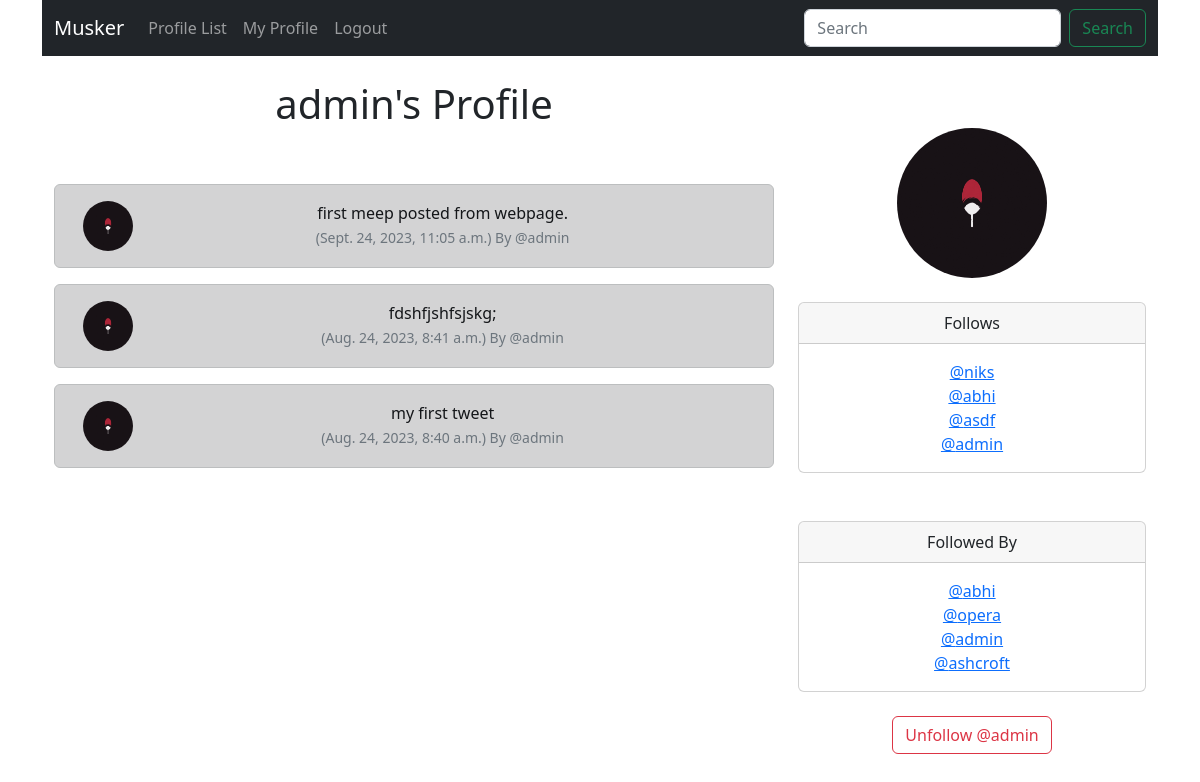
The app's page /profile/1/ (signed in), older data.
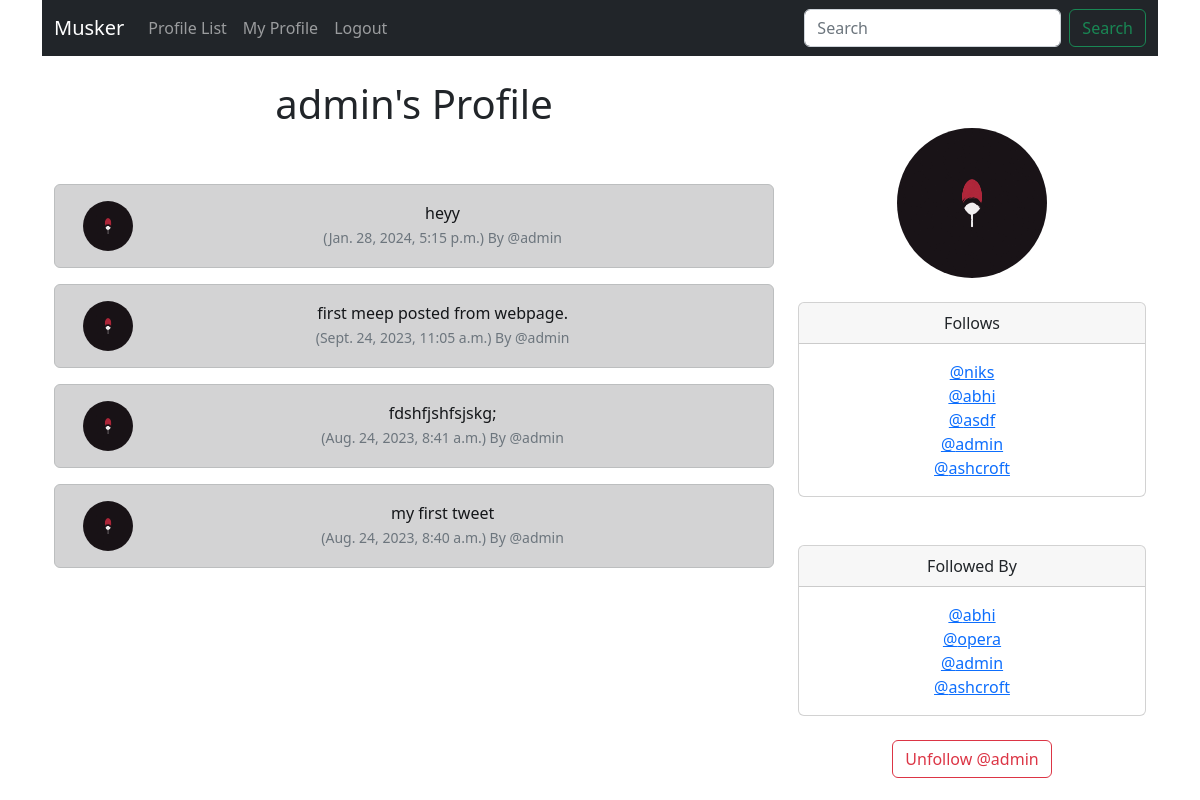
The same page, newer data.
### musker/models.py (models this page shows, shortened)
class Meep(models.Model):
    user = models.ForeignKey(
        User, related_name="meeps",
        on_delete=models.DO_NOTHING
        )
    body = models.CharField(max_length=200)
    created_at = models.DateTimeField(auto_now=True)
    likes = models.ManyToManyField(User, related_name='meep_like', blank=True)

class Profile(models.Model):
    user = models.OneToOneField(User, on_delete=models.CASCADE)
    follows = models.ManyToManyField('self',
        related_name="followed_by",
        symmetrical=False,
        blank=True)
    date_modified = models.DateTimeField(User, auto_now=True)
    profile_image = models.ImageField(null=True, blank=True, upload_to="images/")
    def __str__(self):
        return self.user.username

### musker/views.py (the view, shortened to what this page needs)
# urls.py: path("profile/<int:pk>/", views.profile, name="profile"),
def profile(request, pk):
    if request.user.is_authenticated:
        profile = Profile.objects.get(user_id=pk)
        meeps = Meep.objects.filter(user_id=pk).order_by("-created_at")
        return render(request, "profile.html", {"profile" : profile, "meeps":meeps})
    else:
        messages.success(request, ("you must be logged in to view this page"))
        return redirect("home")

### musker/templates/profile.html (shortened to what this page needs)
{% extends "base.html"%}
{% load static %}
{% block content %}
{% if profile %}
    <div class="container text-center">
      <div class="row">
        <div class="col-8">
          <h1>{{ profile.user.username }}'s Profile</h1>
          <br><br>
          {% if meeps %}
              {% for meep in meeps %}
              <div class="alert alert-dark" role="alert">
        <div class="container">
          <div class="row">
            <div class="col-1">
              {% if profile.profile_image %}
              <img src="{{ profile.profile_image.url }}" width=50 height=50 class="rounded-circle" alt="{{ profile.user.username }}">
              {% else %}
              <img src="{% static 'images/dummy.png' %}" width=50 height= 50 class="rounded-circle" alt="{{ profile.user.username }}">
              {% endif %}
            </div>
            <div class="col-11">
                {{ meep.body }}<br>
                <small class="text-muted">
                ({{ meep.created_at }}) By @{{ meep.user.username }}
              </small>
              </div><br>
            </div>
          </div>
        </div>
              {% endfor %}
          {% endif %}
        </div>
    <div class="col-4">
      <br><br>
      {% if profile.profile_image %}
      <img src="{{ profile.profile_image.url }}" class="rounded-circle" height="150" width="150">
      <br/><br/>
      {% endif %}
      <div class="card">
        <div class="card-header">
          Follows
        </div>
        <div class="card-body">
          <p class="card-text">
                {% for following in profile.follows.all %}
                <a href="{% url 'profile' following.user.id %}">@{{ following }}</a><br/>
                {% endfor %}
          </p>
        </div>
      </div>
      <br><br>
      <div class="card">
        <div class="card-header">
          Followed By
        </div>
        <div class="card-body">
          <p class="card-text">
                {% for following in profile.followed_by.all %}
                <a href="{% url 'profile' following.user.id %}">@{{ following }}</a><br/>
                {% endfor %}
          </p>
        </div>
      </div>
<br>
<form method=POST>
  {% if profile in user.profile.follows.all %}
    <button class="btn btn-outline-danger" name="follow" value="unfollow" type="submit">Unfollow @{{ profile.user.username | lower }}</button>
  {% else %}
  <button class="btn btn-outline-success" name="follow" value="follow" type="submit">Follow @{{ profile.user.username | lower }}</button>
  {% endif %}
</form>
<br>
      </div>
    </div>
    </div>
{%  endif %}
{% endblock %}

Row changes from the older to the newer data that the page shows:
added Meep: profile_image (picture), body "heyy", created_at "Jan. 28, 2024, 5:15 p.m.", user.username "admin"
now on one of the page's lists (row unchanged): Profile: user.username "ashcroft"
